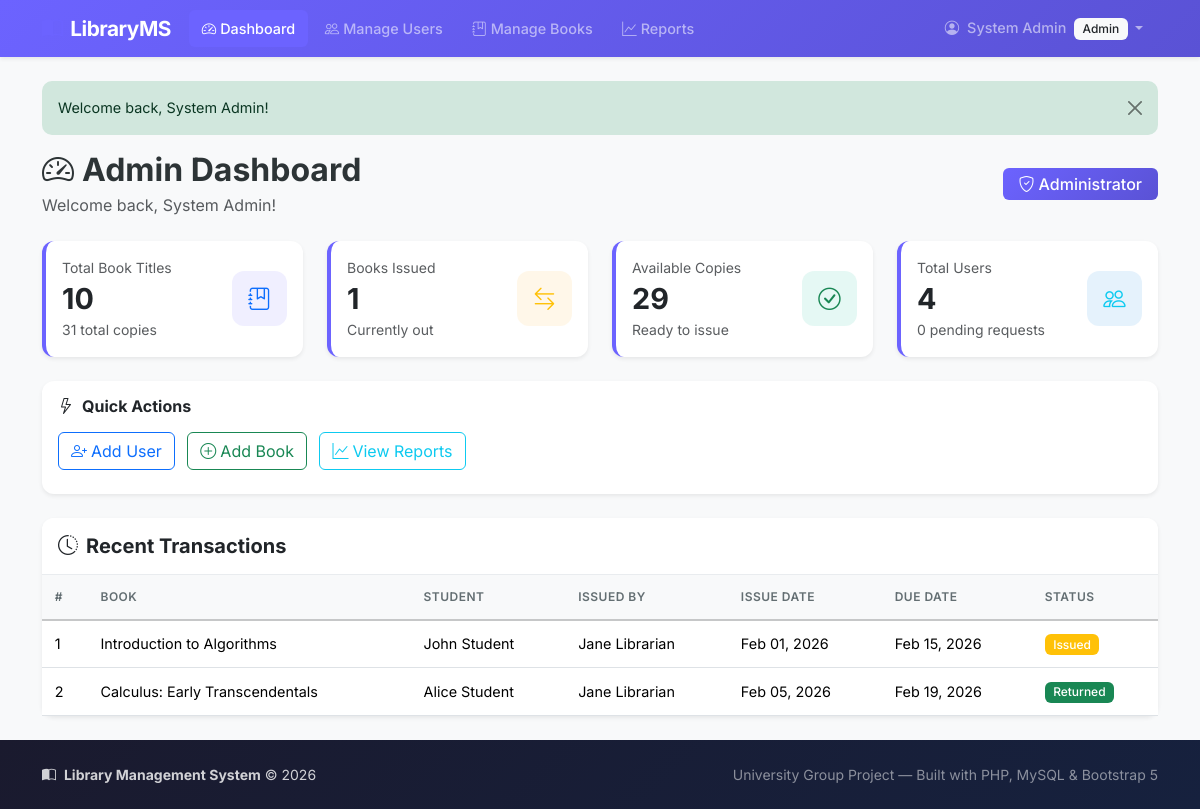
Page /admin/dashboard.php (signed in) on the committed database.
### tables this page shows
CREATE TABLE IF NOT EXISTS `issued_books` (
    `id` INT AUTO_INCREMENT PRIMARY KEY,
    `book_id` INT NOT NULL,
    `user_id` INT NOT NULL,                       
    `issued_by` INT DEFAULT NULL,                 
    `issue_date` DATE DEFAULT NULL,               
    `due_date` DATE DEFAULT NULL,                 
    `return_date` DATE DEFAULT NULL,              
    `status` ENUM('Requested', 'Issued', 'Returned', 'Rejected') NOT NULL DEFAULT 'Requested',
    `created_at` TIMESTAMP DEFAULT CURRENT_TIMESTAMP,
    `updated_at` TIMESTAMP DEFAULT CURRENT_TIMESTAMP ON UPDATE CURRENT_TIMESTAMP,
    FOREIGN KEY (`book_id`) REFERENCES `books`(`id`) ON DELETE CASCADE,
    FOREIGN KEY (`user_id`) REFERENCES `users`(`id`) ON DELETE CASCADE,
    FOREIGN KEY (`issued_by`) REFERENCES `users`(`id`) ON DELETE SET NULL
);

CREATE TABLE IF NOT EXISTS `books` (
    `id` INT AUTO_INCREMENT PRIMARY KEY,
    `title` VARCHAR(255) NOT NULL,
    `author` VARCHAR(150) NOT NULL,
    `isbn` VARCHAR(20) DEFAULT NULL UNIQUE,
    `publisher` VARCHAR(150) DEFAULT NULL,
    `category_id` INT DEFAULT NULL,
    `qty_total` INT NOT NULL DEFAULT 1,           
    `qty_available` INT NOT NULL DEFAULT 1,       
    `added_by` INT DEFAULT NULL,                  
    `created_at` TIMESTAMP DEFAULT CURRENT_TIMESTAMP,
    `updated_at` TIMESTAMP DEFAULT CURRENT_TIMESTAMP ON UPDATE CURRENT_TIMESTAMP,
    FOREIGN KEY (`category_id`) REFERENCES `categories`(`id`) ON DELETE SET NULL,
    FOREIGN KEY (`added_by`) REFERENCES `users`(`id`) ON DELETE SET NULL
);

CREATE TABLE IF NOT EXISTS `users` (
    `id` INT AUTO_INCREMENT PRIMARY KEY,
    `name` VARCHAR(100) NOT NULL,
    `email` VARCHAR(150) NOT NULL UNIQUE,
    `password` VARCHAR(255) NOT NULL,            
    `role` ENUM('Admin', 'Librarian', 'Student') NOT NULL DEFAULT 'Student',
    `phone` VARCHAR(20) DEFAULT NULL,
    `created_at` TIMESTAMP DEFAULT CURRENT_TIMESTAMP,
    `updated_at` TIMESTAMP DEFAULT CURRENT_TIMESTAMP ON UPDATE CURRENT_TIMESTAMP
);

### admin/dashboard.php (the view, shortened to what this page needs)
<?php
require_once __DIR__ . '/../config/db.php';
$totalBooks = $conn->query("SELECT SUM(qty_total) as total FROM books")->fetch_assoc()['total'] ?? 0;
$issuedBooks = $conn->query("SELECT COUNT(*) as total FROM issued_books WHERE status = 'Issued'")->fetch_assoc()['total'] ?? 0;
$availableBooks = $conn->query("SELECT SUM(qty_available) as total FROM books")->fetch_assoc()['total'] ?? 0;
$totalUsers = $conn->query("SELECT COUNT(*) as total FROM users")->fetch_assoc()['total'] ?? 0;
$pendingRequests = $conn->query("SELECT COUNT(*) as total FROM issued_books WHERE status = 'Requested'")->fetch_assoc()['total'] ?? 0;
$totalTitles = $conn->query("SELECT COUNT(*) as total FROM books")->fetch_assoc()['total'] ?? 0;
$recentTransactions = $conn->query("
    SELECT ib.*, b.title as book_title, u.name as user_name, l.name as librarian_name
    FROM issued_books ib
    JOIN books b ON ib.book_id = b.id
    JOIN users u ON ib.user_id = u.id
    LEFT JOIN users l ON ib.issued_by = l.id
    ORDER BY ib.created_at DESC
    LIMIT 10
");
require_once __DIR__ . '/../includes/header.php';
?>
<div class="d-flex justify-content-between align-items-center mb-4">
    <div>
        <h2 class="fw-bold mb-1"><i class="bi bi-speedometer2 me-2"></i>Admin Dashboard</h2>
        <p class="text-muted mb-0">Welcome back, <?php echo sanitize($_SESSION['name']); ?>!</p>
    </div>
    <div>
        <span class="badge bg-primary-custom fs-6 px-3 py-2">
            <i class="bi bi-shield-check me-1"></i>Administrator
        </span>
    </div>
</div>
<div class="row g-4 mb-4">
    <div class="col-xl-3 col-md-6">
        <div class="card stat-card border-0 shadow-sm h-100">
            <div class="card-body">
                <div class="d-flex justify-content-between align-items-center">
                    <div>
                        <p class="text-muted small mb-1">Total Book Titles</p>
                        <h3 class="fw-bold mb-0"><?php echo $totalTitles; ?></h3>
                        <small class="text-muted"><?php echo $totalBooks; ?> total copies</small>
                    </div>
                    <div class="stat-icon bg-primary-light">
                        <i class="bi bi-journal-bookmark text-primary"></i>
                    </div>
                </div>
            </div>
        </div>
    </div>
    <div class="col-xl-3 col-md-6">
        <div class="card stat-card border-0 shadow-sm h-100">
            <div class="card-body">
                <div class="d-flex justify-content-between align-items-center">
                    <div>
                        <p class="text-muted small mb-1">Books Issued</p>
                        <h3 class="fw-bold mb-0"><?php echo $issuedBooks; ?></h3>
                        <small class="text-muted">Currently out</small>
                    </div>
                    <div class="stat-icon bg-warning-light">
                        <i class="bi bi-arrow-left-right text-warning"></i>
                    </div>
                </div>
            </div>
        </div>
    </div>
    <div class="col-xl-3 col-md-6">
        <div class="card stat-card border-0 shadow-sm h-100">
            <div class="card-body">
                <div class="d-flex justify-content-between align-items-center">
                    <div>
                        <p class="text-muted small mb-1">Available Copies</p>
                        <h3 class="fw-bold mb-0"><?php echo $availableBooks; ?></h3>
                        <small class="text-muted">Ready to issue</small>
                    </div>
                    <div class="stat-icon bg-success-light">
                        <i class="bi bi-check-circle text-success"></i>
                    </div>
                </div>
            </div>
        </div>
    </div>
    <div class="col-xl-3 col-md-6">
        <div class="card stat-card border-0 shadow-sm h-100">
            <div class="card-body">
                <div class="d-flex justify-content-between align-items-center">
                    <div>
                        <p class="text-muted small mb-1">Total Users</p>
                        <h3 class="fw-bold mb-0"><?php echo $totalUsers; ?></h3>
                        <small class="text-muted"><?php echo $pendingRequests; ?> pending requests</small>
                    </div>
                    <div class="stat-icon bg-info-light">
                        <i class="bi bi-people text-info"></i>
                    </div>
                </div>
            </div>
        </div>
    </div>
</div>
<div class="row g-4 mb-4">
    <div class="col-md-12">
        <div class="card border-0 shadow-sm">
            <div class="card-body py-3">
                <h6 class="fw-bold mb-3"><i class="bi bi-lightning me-2"></i>Quick Actions</h6>
                <a href="<?php echo baseUrl(); ?>/admin/manage_users.php" class="btn btn-outline-primary me-2 mb-2">
                    <i class="bi bi-person-plus me-1"></i>Add User
                </a>
                <a href="<?php echo baseUrl(); ?>/librarian/manage_books.php" class="btn btn-outline-success me-2 mb-2">
                    <i class="bi bi-plus-circle me-1"></i>Add Book
                </a>
                <a href="<?php echo baseUrl(); ?>/admin/reports.php" class="btn btn-outline-info me-2 mb-2">
                    <i class="bi bi-graph-up me-1"></i>View Reports
                </a>
            </div>
        </div>
    </div>
</div>
<div class="card border-0 shadow-sm">
    <div class="card-header bg-white py-3">
        <h5 class="fw-bold mb-0">
            <i class="bi bi-clock-history me-2"></i>Recent Transactions
        </h5>
    </div>
    <div class="card-body p-0">
        <div class="table-responsive">
            <table class="table table-hover mb-0">
                <thead class="table-light">
                    <tr>
                        <th>#</th>
                        <th>Book</th>
                        <th>Student</th>
                        <th>Issued By</th>
                        <th>Issue Date</th>
                        <th>Due Date</th>
                        <th>Status</th>
                    </tr>
                </thead>
                <tbody>
                    <?php if ($recentTransactions->num_rows > 0): ?>
                        <?php while ($row = $recentTransactions->fetch_assoc()): ?>
                            <tr>
                                <td><?php echo $row['id']; ?></td>
                                <td><?php echo sanitize($row['book_title']); ?></td>
                                <td><?php echo sanitize($row['user_name']); ?></td>
                                <td><?php echo $row['librarian_name'] ? sanitize($row['librarian_name']) : '<span class="text-muted">—</span>'; ?></td>
                                <td><?php echo $row['issue_date'] ? date('M d, Y', strtotime($row['issue_date'])) : '—'; ?></td>
                                <td><?php echo $row['due_date'] ? date('M d, Y', strtotime($row['due_date'])) : '—'; ?></td>
                                <td>
                                    <?php
                                    $badgeClass = 'secondary';
                                    if ($row['status'] === 'Issued') $badgeClass = 'warning';
                                    elseif ($row['status'] === 'Returned') $badgeClass = 'success';
                                    elseif ($row['status'] === 'Requested') $badgeClass = 'info';
                                    elseif ($row['status'] === 'Rejected') $badgeClass = 'danger';
                                    ?>
                                    <span class="badge bg-<?php echo $badgeClass; ?>"><?php echo sanitize($row['status']); ?></span>
                                </td>
                            </tr>
                        <?php endwhile; ?>
                    <?php else: ?>
                        <tr>
                            <td colspan="7" class="text-center py-4 text-muted">No transactions found.</td>
                        </tr>
                    <?php endif; ?>
                </tbody>
            </table>
        </div>
    </div>
</div>
<?php require_once __DIR__ . '/../includes/footer.php'; ?>

### rows in the picture
issued_books: id "1", book.title "Introduction to Algorithms", user.name "John Student", issued_by.name "Jane Librarian", issue_date "Feb 01, 2026", due_date "Feb 15, 2026", status "Issued"
issued_books: id "2", book.title "Calculus: Early Transcendentals", user.name "Alice Student", issued_by.name "Jane Librarian", issue_date "Feb 05, 2026", due_date "Feb 19, 2026", status "Returned"

### other values in the picture
$_SESSION['name'] "System Admin"
$_SESSION['role'] "Admin"
$msg "Welcome back, System Admin!"
$totalTitles "10"
$totalBooks "31"
$issuedBooks "1"
$availableBooks "29"
$totalUsers "4"
$pendingRequests "0"
